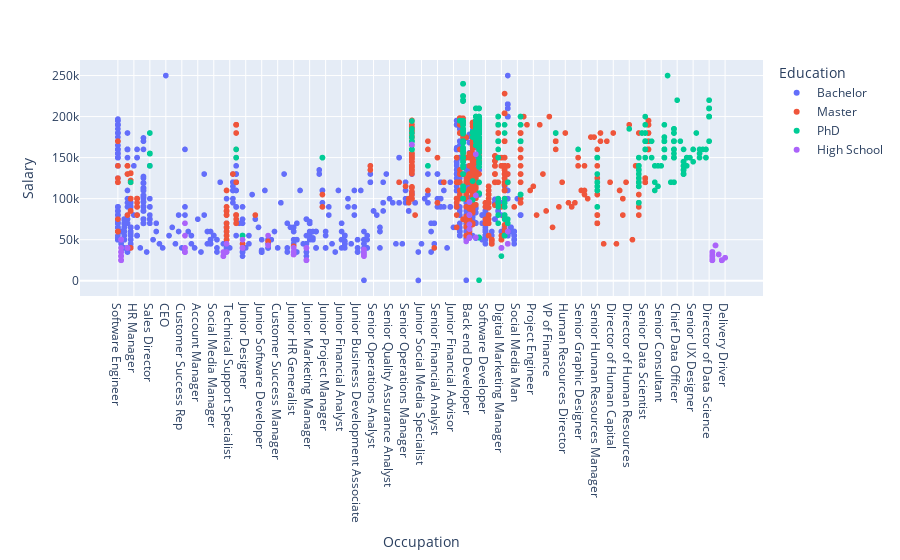

This figure's notebook cell:
### Code cell
fig = px.scatter(df, x='Occupation', y='Salary', color='Education')
fig.show()

### Figure 1 — Plotly figure (JSON) as saved in the notebook; plotly's stock layout.template omitted (floating-point values rounded to 4 significant figures; data arrays with more than 128 entries replaced by an {"elided": "..."} marker saying what was removed)
{"data": [{"hovertemplate": "Education=Bachelor<br>Occupation=%{x}<br>Salary=%{y}<extra></extra>", "legendgroup": "Bachelor", "marker": {"color": "#636efa", "symbol": "circle"}, "mode": "markers", "name": "Bachelor", "showlegend": true, "type": "scattergl", "x": {"elided": "3021 str values"}, "xaxis": "x", "y": {"elided": "3021 int values"}, "yaxis": "y"}, {"hovertemplate": "Education=Master<br>Occupation=%{x}<br>Salary=%{y}<extra></extra>", "legendgroup": "Master", "marker": {"color": "#EF553B", "symbol": "circle"}, "mode": "markers", "name": "Master", "showlegend": true, "type": "scattergl", "x": {"elided": "1858 str values"}, "xaxis": "x", "y": {"elided": "1858 int values"}, "yaxis": "y"}, {"hovertemplate": "Education=PhD<br>Occupation=%{x}<br>Salary=%{y}<extra></extra>", "legendgroup": "PhD", "marker": {"color": "#00cc96", "symbol": "circle"}, "mode": "markers", "name": "PhD", "showlegend": true, "type": "scattergl", "x": {"elided": "1369 str values"}, "xaxis": "x", "y": {"elided": "1369 int values"}, "yaxis": "y"}, {"hovertemplate": "Education=High School<br>Occupation=%{x}<br>Salary=%{y}<extra></extra>", "legendgroup": "High School", "marker": {"color": "#ab63fa", "symbol": "circle"}, "mode": "markers", "name": "High School", "showlegend": true, "type": "scattergl", "x": {"elided": "436 str values"}, "xaxis": "x", "y": {"elided": "436 int values"}, "yaxis": "y"}], "layout": {"legend": {"title": {"text": "Education"}, "tracegroupgap": 0}, "margin": {"t": 60}, "xaxis": {"anchor": "y", "domain": [0, 1], "title": {"text": "Occupation"}}, "yaxis": {"anchor": "x", "domain": [0, 1], "title": {"text": "Salary"}}}}
